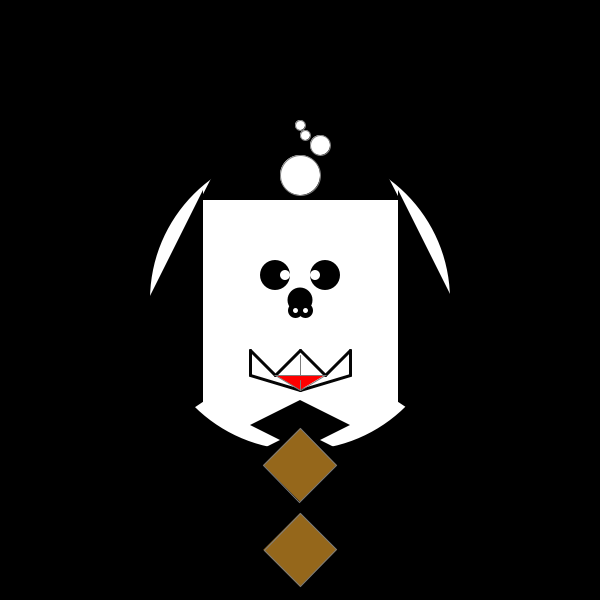
Frame 1 (no input)
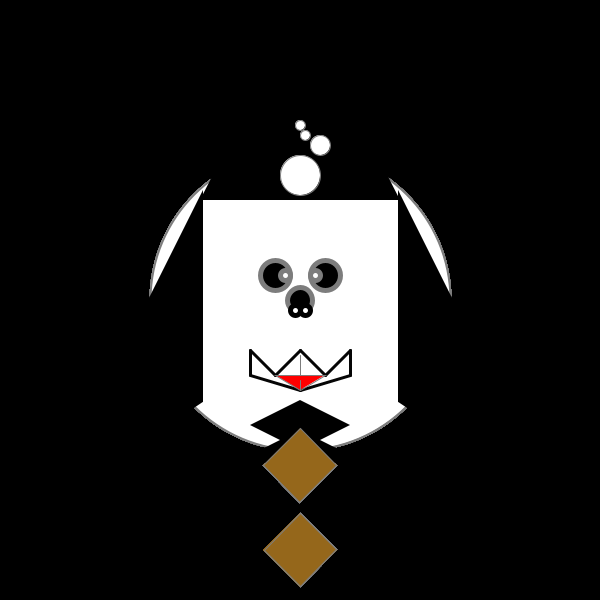
Frame 60 (the mouse pressed at the canvas centre just before this capture)
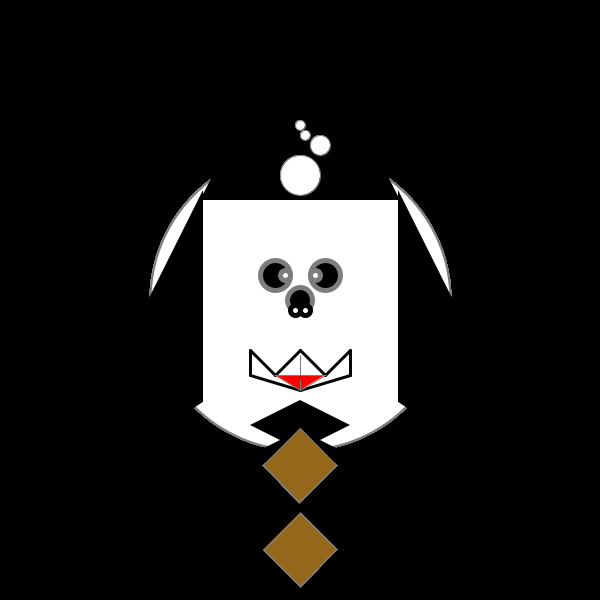
Frame 120 (the mouse held since frame 60 and released just before this capture)

The Processing sketch that drew these frames (run headless with seeded random() and noise(); from frame 60 on, the mouse is pressed at the canvas centre):

// Processing sketch: processing_115167
// ── processing_115167.pde

void setup(){
  size (600, 600);
  smooth ();
  background (0);
  noStroke ();
}

void draw (){
  fill (0,0,255);
  line (325,350,350,325);
  
  //Cara blanca
  fill (255,255,255);
  ellipse (300,300, 300, 300); 
  
    // elipse ojo Izq
  fill (0,0,0);
  strokeWeight (5);
  ellipse (275, 275, 30, 30);
  
    // elipse ojo Der
  fill (0,0,0);
  strokeWeight (5);
  ellipse (325, 275, 30, 30);
  
  // elipse pupila Izq
  fill (255,255,255);
  ellipse (285, 275, 10, 10);
  
  // elipse puplila Der
  fill (255,255,255);
  ellipse (315, 275, 10, 10);
  //Nariz
  fill (0,0,0);
  ellipse (300, 300, 25, 25);
  
  //agujeros de la nariz
  stroke (0);
  fill (255,255,255);
  ellipse (295,310,10,10);
  ellipse (305,310,10,10);
  


 //orejas izquierda
  fill (0,0,0);
 triangle (50,500, 200,200,200,400);
 //orejas derecha
 fill (0,0,0);
 triangle (550,500,400,400,400,200);

 // Boca

 strokeWeight (3);
 stroke (5);
 line (250,375,250,350);
 line (250,350, 275,375);
 line (275,375, 300, 350);
 line (300,350, 325,375);
 line (325,375, 350,350);
 line (350,350, 350,375);
line (350,375, 300,390);
line (300,390, 250,375);

// triangulo
noStroke ();
fill (0);
//Cabeza
triangle (300, 400, 300, 450, 350, 425);
triangle (200,200, 300,5, 400,200);

//Barbilla

fill (0);
triangle (300, 400, 300, 450, 250, 425);
translate( 0,30);
triangle (300, 400, 300, 450, 250, 425);
triangle (300, 400, 300, 450, 350, 425);
stroke (125);
strokeWeight (1);
line (300,325, 300,360);
//rotate (90);

fill (255,0,0);
triangle(275,345,325, 345, 300, 360);
fill (0);
line (300,350, 300,360);
//Cola
fill (255,255,255);
ellipse (300,145,40,40);

fill (255,255,255);
ellipse (320,115,20,20);

fill (255,255,255);
ellipse (305,105,10,10);

fill (255,255,255);
ellipse (300,95,10,10);

//KK
fill (#95671B);
translate(300,435);
rotate(PI/4.0);
rect(-26, -26, 52, 52);
fill (#95671B);
translate(60, 60);
rotate(PI/2.0);
rect(-26, -26, 52, 52);
line(300,50, 300,200);

stroke (125);
strokeWeight (2);



}
